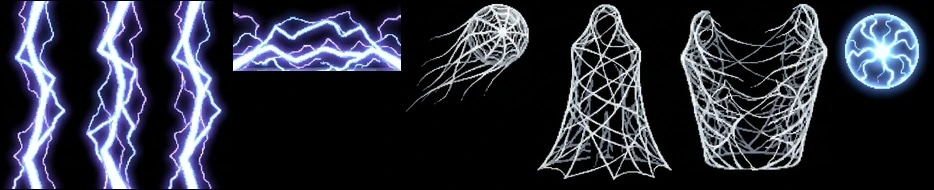
#> input picture assets/l9/afx9.webp, 934 x 190 px, given in place of l9capv_0.jpg, which was not available
$ python build_l9.py
#> lines starting #> are read from the running program, lines starting #| are printed output that depends on the picture; after the words box and inside, x2 and y2 are one past the last pixel; in counts of white or black regions, pixels touching at a corner belong together; pictures that were not available may be replaced by others from this repository, and a replacement may not be noted
### tools/l9lib.py
# Общие функции нарезки листов Flow для уровня 9 (взяты из build_l8.py, + ряды с разным числом кадров, + кей заливкой от краёв)
import os, sys, json
import numpy as np
from PIL import Image

ROOT = os.path.join(os.path.dirname(__file__), '..')
SRC = os.path.join(ROOT, 'art_src', 'l9')
OUT = os.path.join(ROOT, 'assets', 'l9')
DBG = '--debug' in sys.argv
THIN_LINES = True
os.makedirs(OUT, exist_ok=True)

def load(name):
    return np.asarray(Image.open(os.path.join(SRC, name)).convert('RGB')).astype(np.int32)


# [26 lines left out: function key, not called in this run]


def defringe(rgba, bg):
    """Срезать кайму цвета фона у края силуэта (2 прохода)."""
    a = rgba
    for _ in range(2):
        al = a[..., 3] > 0
        nb = np.zeros_like(al)
        nb[1:, :] |= ~al[:-1, :]; nb[:-1, :] |= ~al[1:, :]; nb[:, 1:] |= ~al[:, :-1]; nb[:, :-1] |= ~al[:, 1:]
        r, g, b = a[..., 0].astype(int), a[..., 1].astype(int), a[..., 2].astype(int)
        if bg == 'g': bad = (g > r * 1.15) & (g > b * 1.15) & (g > 70)
        else: bad = (r > g * 1.4) & (b > g * 1.4) & (r > 70) & (b > 70)
        a[al & nb & bad, 3] = 0
    return a


# [12 lines left out: function runs, not called in this run]


def valleys(proj, n):
    """Разбить проекцию на n отрезков: по n-1 самым широким пустым промежуткам; слипшиеся — по минимумам."""
    L = len(proj)
    nz = np.where(proj > 2)[0]; c0, c1 = int(nz.min()), int(nz.max())
    gaps, s0 = [], None
    for i in range(c0, c1 + 1):
        if proj[i] <= 2:
            if s0 is None: s0 = i
        elif s0 is not None: gaps.append((i - s0, (s0 + i) // 2)); s0 = None
    cuts = [c for _, c in sorted(gaps, reverse=True)[:n - 1]]
    if len(cuts) < n - 1:
        sm = np.convolve(proj.astype(float), np.ones(9) / 9, mode='same'); d = int((c1 - c0) / (n * 2.2))
        sm[:c0 + d] = 1e9; sm[c1 - d:] = 1e9
        for c in cuts: sm[max(0, c - d):c + d] = 1e9
        while len(cuts) < n - 1:
            i = int(np.argmin(sm)); cuts.append(i); sm[max(0, i - d):i + d] = 1e9
    cuts = [0] + sorted(cuts) + [L]
    return [(cuts[i], cuts[i + 1]) for i in range(n)]


def key_flood(a):
    """Пурпур, связанный с краем кадра, — фон; пурпурные пятна внутри силуэта (стекло) перекрашиваются в тёмно-бирюзовое стекло."""
    from scipy import ndimage
    r, g, b = a[..., 0], a[..., 1], a[..., 2]
    loose = (r > 60) & (b > 60) & (g < np.minimum(r, b) * 0.75)
    lab, n = ndimage.label(loose)
    edge = set(np.unique(np.concatenate([lab[0], lab[-1], lab[:, 0], lab[:, -1]]))) - {0}
    m = np.isin(lab, list(edge))
    m = ndimage.binary_dilation(m, iterations=1) & loose | m
    glass = loose & ~m
    L = (0.3 * r + 0.59 * g + 0.11 * b)
    a = a.copy()
    a[glass, 0] = (L[glass] * 0.42).astype(np.int32); a[glass, 1] = (L[glass] * 0.95).astype(np.int32); a[glass, 2] = np.minimum(255, L[glass] * 1.1).astype(np.int32)
    return a, m


def cut(name, bg, rows, cols, mode='gap', fx=False, clean=False):
    """cols — число или список (своё число кадров в каждом ряду). bg: 'm' пурпур, 'g' зелёный, 'mf' пурпур заливкой от краёв."""
    a = load(name); H, W = a.shape[:2]
    if bg == 'mf':
        a, m = key_flood(a); bg = 'm'
    else:
        m = key(a, bg, fx)
    rgba = np.dstack([a, np.where(m, 0, 255)]).astype(np.uint8)
    rgba = defringe(rgba, bg)
    solid = rgba[..., 3] > 0
    frames = []
    cl = cols if isinstance(cols, (list, tuple)) else [cols] * rows
    if mode == 'grid':
        for j in range(rows):
            for i in range(cl[j]):
                x0, x1, y0, y1 = W * i // cl[j], W * (i + 1) // cl[j], H * j // rows, H * (j + 1) // rows
                frames.append((x0 + 3, y0 + 3, x1 - 3, y1 - 3))
    else:
        for j, (y0, y1) in enumerate(valleys(solid.sum(1), rows)):
            for (x0, x1) in valleys(solid[y0:y1].sum(0), cl[j]):
                frames.append((x0, y0, x1, y1))
    res = []
    for (x0, y0, x1, y1) in frames:
        sub = rgba[y0:y1, x0:x1]; s = sub[..., 3] > 0
        if not s.any(): res.append(None); continue
        if clean:
            from scipy import ndimage
            lab, n = ndimage.label(s)
            if n > 1 and clean == 'edge':   # куски соседнего кадра, залезшие через границу ячейки
                edge = set(lab[0]) | set(lab[-1]) | set(lab[:, 0]) | set(lab[:, -1]); sz = ndimage.sum(s, lab, range(1, n + 1)); keep = [i for i in range(1, n + 1) if (i not in edge and sz[i - 1] > sz.max() * 0.004) or sz[i - 1] >= sz.max()]
                s = np.isin(lab, keep); sub = sub.copy(); sub[~s, 3] = 0
            elif n > 1:
                sz = ndimage.sum(s, lab, range(1, n + 1)); keep = [i + 1 for i, v in enumerate(sz) if v >= sz.max() * 0.04]
                s = np.isin(lab, keep); sub = sub.copy(); sub[~s, 3] = 0
        ys, xs = np.where(s)
        res.append(Image.fromarray(sub[ys.min():ys.max() + 1, xs.min():xs.max() + 1]))
    return res


def anchor_x(im):
    """Центр опоры: середина нижней четверти силуэта."""
    a = np.asarray(im)[..., 3] > 0
    h = a.shape[0]; xs = np.where(a[int(h * 0.78):].any(0))[0]
    return int((xs.min() + xs.max()) / 2) if len(xs) else im.width // 2


DATA = {}


def pack(sheet, frames, scale, anchor='feet', names=None):
    """Собрать кадры в один ряд; scale — множитель к исходнику; anchor: feet | mid."""
    fr = []
    for im in frames:
        if im is None: fr.append(None); continue
        w, h = max(1, round(im.width * scale)), max(1, round(im.height * scale))
        fr.append(im.resize((w, h), Image.LANCZOS))
    Wd = sum(f.width + 2 for f in fr if f) + 2; Hd = max(f.height for f in fr if f) + 2
    sh = Image.new('RGBA', (Wd, Hd), (0, 0, 0, 0)); x = 1; meta = []
    for f in fr:
        if f is None: meta.append(None); continue
        arr = np.asarray(f).copy(); arr[arr[..., 3] < 110, 3] = 0; arr[arr[..., 3] >= 110, 3] = 255
        if sheet[0] == 'v' or sheet in ('walk9n', 'cw9'):      # у Валеры и мостков нет пурпура: кайма фона на стволе -> серый металл
            r_, g_, b_ = arr[..., 0].astype(int), arr[..., 1].astype(int), arr[..., 2].astype(int); pu = (r_ > g_ * 1.25) & (b_ > g_ * 1.25) & (b_ > 40)
            L_ = (r_ * 0.3 + g_ * 0.59 + b_ * 0.11) * 0.8; arr[pu, 0] = L_[pu]; arr[pu, 1] = L_[pu]; arr[pu, 2] = (L_[pu] * 1.05).clip(0, 255)
        f = Image.fromarray(arr); sh.paste(f, (x, 1))
        ax = anchor_x(f) if anchor == 'feet' else f.width // 2
        ay = f.height if anchor == 'feet' else f.height // 2
        meta.append([x, 1, f.width, f.height, ax, ay]); x += f.width + 2
    sh.save(os.path.join(OUT, sheet + '.png'))
    DATA[sheet] = {'f': meta}
    if names: DATA[sheet]['n'] = names
    print('%-8s %4dx%-4d кадров %d, высоты %s' % (sheet, Wd, Hd, len(fr), [f.height if f else 0 for f in fr]))


def hgt(frames, i): return frames[i].height


# [27 lines left out: functions seamless, cut_blobs, not called in this run]

### tools/build_l9.py
# Сборка ассетов уровня 9: art_src/l9/*.jpg (Flow) -> assets/l9/*.png|jpg + js/l9_data.js
# Запуск: py tools/build_l9.py [--debug]   (потом py tools/optimize_assets.py)
import os, sys, json
from PIL import ImageFile as _IF; _IF.LOAD_TRUNCATED_IMAGES = True     # картинки из Flow через форму иногда приходят без последних байт
sys.path.insert(0, os.path.dirname(__file__))
from l9lib import *
import l9lib
from mrx_face import screens as mrx_screens     # Господин Икс на экранах — только глаза и улыбка на чёрном

DATA = l9lib.DATA
# выбранные варианты Flow (_0/_1)
HCAP, HEN, HCOP, ARCH, HBAR, TUNA, TUNB = 'l9pod2_1.jpg', 'l9penC_0.jpg', 'l9hcop2_0.jpg', 'l9arch_0.jpg', 'l9hbar_1.jpg', 'l9tunA_0.jpg', 'l9tunB_1.jpg'

# ---------- A. ТОННЕЛЬ ----------
# капсула Валеры (l9capv_0: ряды 3/4/4)
cv = cut('l9capv_0.jpg', 'mf', 3, [3, 4, 4], clean=True)
#> in key_flood, `loose = (r > 60) & (b > 60) & (g < np.minimum(r, b) * 0.75)`:
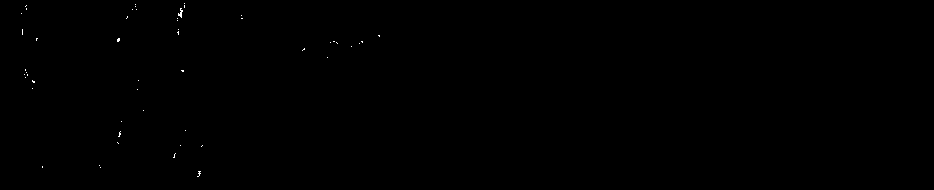
#> loose: shape (190, 934) bool; 0.08% white in thin lines or dots, all inside (x1, y1, x2, y2) = (21, 3, 380, 177)
#> in key_flood, `lab, n = ndimage.label(loose)`: lab: shape (190, 934) int32; 61 distinct labels, from 0 to 60
#> in key_flood, `lab, n = ndimage.label(loose)`: n = 60
#> in key_flood, `edge = set(np.unique(np.concatenate([lab[0], lab[-1], lab[:, 0], lab[:..`: edge = 0 items
#> in key_flood, `m = np.isin(lab, list(edge))`: m: shape (190, 934) bool; every value is 0
#> in key_flood, `a[glass, 0] = (L[glass] * 0.42).astype(np.int32)`: a: shape (190, 934, 3) int32; mean R, G, B 44.2, 46.5, 58.5
#> in key_flood, `a[glass, 1] = (L[glass] * 0.95).astype(np.int32)`: a: shape (190, 934, 3) int32; mean R, G, B 44.2, 46.5, 58.5
#> in key_flood, `a[glass, 2] = np.minimum(255, L[glass] * 1.1).astype(np.int32)`:
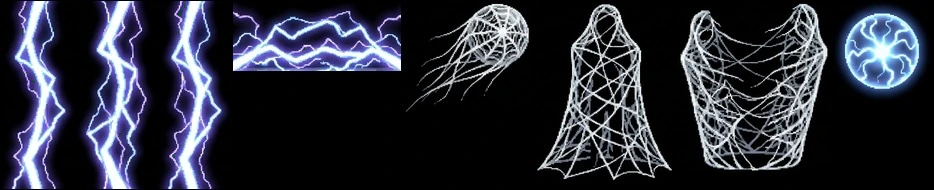
#> a: shape (190, 934, 3) int32; mean R, G, B 44.2, 46.5, 58.4
#> in valleys, `L = len(proj)`: L = 190
#> in valleys, `c0, c1 = (int(nz.min()), int(nz.max()))`: c0 = 0; c1 = 189
#> in valleys, `d = int((c1 - c0) / (n * 2.2))`: d = 28
#> in valleys, `cuts = [0] + sorted(cuts) + [L]`: cuts = [0, 28, 56, 190]
#> the loop in cut, `for j, (y0, y1) in enumerate(valleys(solid.sum(1), rows)):` made 3 passes
#> (y0, y1) on passes 1 to 3: (0, 28), (28, 56), (56, 190)
#> after the loop in cut, `for j, (y0, y1) in enumerate(valleys(solid.sum(1), rows)):`: frames = [(0, 0, 141, 28), (141, 0, 282, 28), (282, 0, 934, 28), (0, 28, 106, 56), (106, 28, 212, 56), (212, 28, 318, 56), (318, 28, 934, 56), (0, 56, 106, 190), (106, 56, 212, 190), (212, 56, 318, 190), (318, 56, 934, 190)]
#> in cut, `res = []`: res = []
#> the loop in cut, `for (x0, y0, x1, y1) in frames:` made 11 passes
#> after the loop in cut, `for (x0, y0, x1, y1) in frames:`: lab: shape (134, 616) int32; every value is 1
#> after the loop in cut, `for (x0, y0, x1, y1) in frames:`: s: shape (134, 616) bool; every value is 1
#> after the loop in cut, `for (x0, y0, x1, y1) in frames:`:
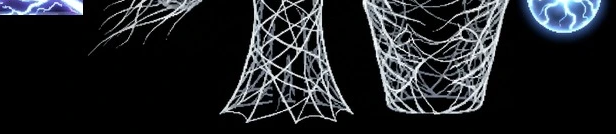
#> sub: shape (134, 616, 4); mean R, G, B, A 32.2, 34.6, 38, 255
#> after the loop in cut, `for (x0, y0, x1, y1) in frames:`: res = 11 items
#> cv = 11 items
CAP_W = 300                                   # длина капсулы в px холста (150 логических)
k = CAP_W / cv[0].width
#> k = 2.13
pack('cap9', [cv[0], cv[1], cv[3], cv[6], cv[7], cv[8], cv[9], cv[10]], k,
     names=['run', 'run2', 'idle', 'crack', 'fire', 'fireUp', 'hit', 'wreck'])
#> after the loop in pack, `for im in frames:`: fr = 8 items
#> in pack, `Wd = sum((f.width + 2 for f in fr if f)) + 2`: Wd = 4144
#> in pack, `Hd = max((f.height for f in fr if f)) + 2`: Hd = 287
#> in pack, `sh = Image.new('RGBA', (Wd, Hd), (0, 0, 0, 0))`: sh: PIL image 4144x287 RGBA; every value is 0
#> the loop in pack, `for f in fr:` made 8 passes
#> (h in anchor_x, ax, ay, x) on passes 1 to 8: (60, 149, 60, 303), (60, 149, 60, 605), (60, 112, 60, 833), (60, 655, 60, 2146), (285, 112, 285, 2374), (285, 112, 285, 2602), (285, 112, 285, 2830), (285, 655, 285, 4143)
#> after the loop in pack, `for f in fr:`:
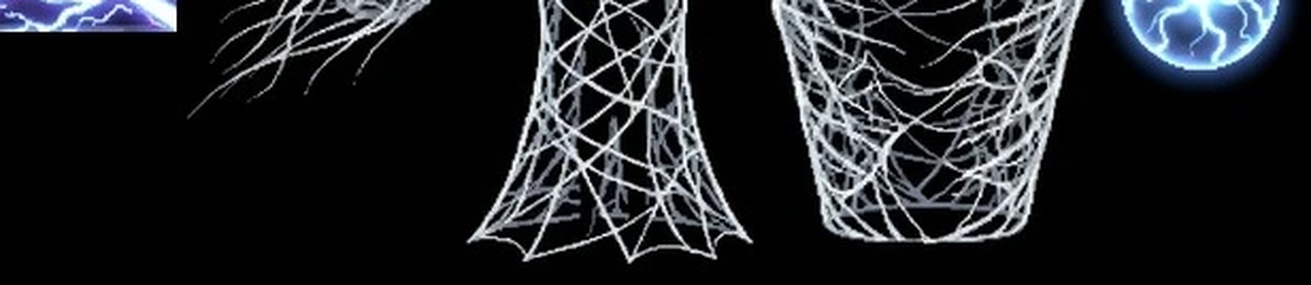
#> arr: shape (285, 1311, 4); mean R, G, B, A 32.4, 34.8, 38.1, 255
#> after the loop in pack, `for f in fr:`:
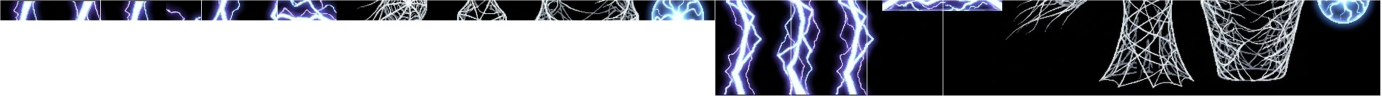
#> sh: PIL image 4144x287 RGBA (shown at 1/3 size); mean R, G, B, A 25.9, 27.2, 33.9, 149; transparent parts drawn white
#> after the loop in pack, `for f in fr:`: meta = [[1, 1, 300, 60, 149, 60], [303, 1, 300, 60, 149, 60], [605, 1, 226, 60, 112, 60], [833, 1, 1311, 60, 655, 60], [2146, 1, 226, 285, 112, 285], [2374, 1, 226, 285, 112, 285], [2602, 1, 226, 285, 112, 285], [2830, 1, 1311, 285, 655, 285]]; x = 4143
#| cap9     4144x287  кадров 8, высоты [60, 60, 60, 60, 285, 285, 285, 285]
# вражеские капсулы (l9cape_1: 3 капсулы x [едет, бросок, перевёрнута])
ce = cut('l9cape_1.jpg', 'mf', 3, 3, clean=True)
#> call 2 of load, with name = 'l9cape_1.jpg'
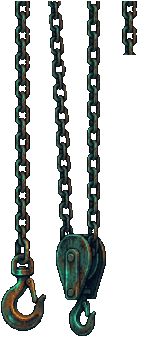
#> input picture assets/l9/chain9.png, 156 x 337 px, given in place of l9cape_1.jpg, which was not available
#> in key_flood (call 2), `loose = (r > 60) & (b > 60) & (g < np.minimum(r, b) * 0.75)`:
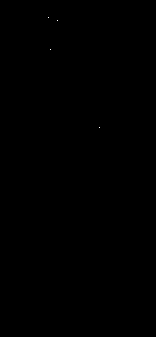
#> loose: shape (337, 156) bool; 0.01% white in thin lines or dots, all inside (x1, y1, x2, y2) = (48, 17, 100, 128)
#> in key_flood (call 2), `lab, n = ndimage.label(loose)`: lab: shape (337, 156) int32; 5 distinct labels, from 0 to 4
#> in key_flood (call 2), `lab, n = ndimage.label(loose)`: n = 4
#> in key_flood (call 2), `m = np.isin(lab, list(edge))`: m: shape (337, 156) bool; every value is 0
#> in key_flood (call 2), `a[glass, 0] = (L[glass] * 0.42).astype(np.int32)`: a: shape (337, 156, 3) int32; mean R, G, B 11, 14.5, 13
#> in key_flood (call 2), `a[glass, 1] = (L[glass] * 0.95).astype(np.int32)`: a: shape (337, 156, 3) int32; mean R, G, B 11, 14.5, 13
#> in key_flood (call 2), `a[glass, 2] = np.minimum(255, L[glass] * 1.1).astype(np.int32)`: a: shape (337, 156, 3) int32; mean R, G, B 11, 14.5, 13
#> the loop in cut (call 2), `for j, (y0, y1) in enumerate(valleys(solid.sum(1), rows)):` made 3 passes
#> (y0, y1) on passes 1 to 3: (0, 50), (50, 100), (100, 337)
#> the loop in cut (call 2), `for (x0, y0, x1, y1) in frames:` made 9 passes
#> (x0, y0, x1, y1) on passes 1 to 9: (0, 0, 23, 50), (23, 0, 46, 50), (46, 0, 156, 50), (0, 50, 23, 100), (23, 50, 46, 100), (46, 50, 156, 100), (0, 100, 23, 337), (23, 100, 46, 337), (46, 100, 156, 337)
#> ce = 9 items
for i, nm in enumerate(['capA9', 'capB9', 'capC9']):
    fr = ce[i * 3:i * 3 + 3]
    pack(nm, fr, CAP_W / fr[0].width, names=['run', 'throw', 'flip'])
#> this loop made 3 passes
#> Hd in pack on passes 1 to 3: 654, 654, 3093
#| capA9    2043x654  кадров 3, высоты [652, 652, 652]
#| capB9    2043x654  кадров 3, высоты [652, 652, 652]
#| capC9    2043x3093 кадров 3, высоты [3091, 3091, 3091]
# поезд: локомотив, вагон, хвост (одна высота)
tr = cut('l9train_1.jpg', 'mf', 3, 1, clean=True)
#> tr = 3 items
TR_H = 150
pack('train9', tr, TR_H / tr[1].height, names=['loco', 'wagon', 'tail'])
#| train9   1412x713  кадров 3, высоты [150, 150, 711]
# дрезина охраны
dz = cut('l9drez_0.jpg', 'mf', 2, 3, clean=True)
#> (the run stopped early here; a loop or call above may not have finished)
